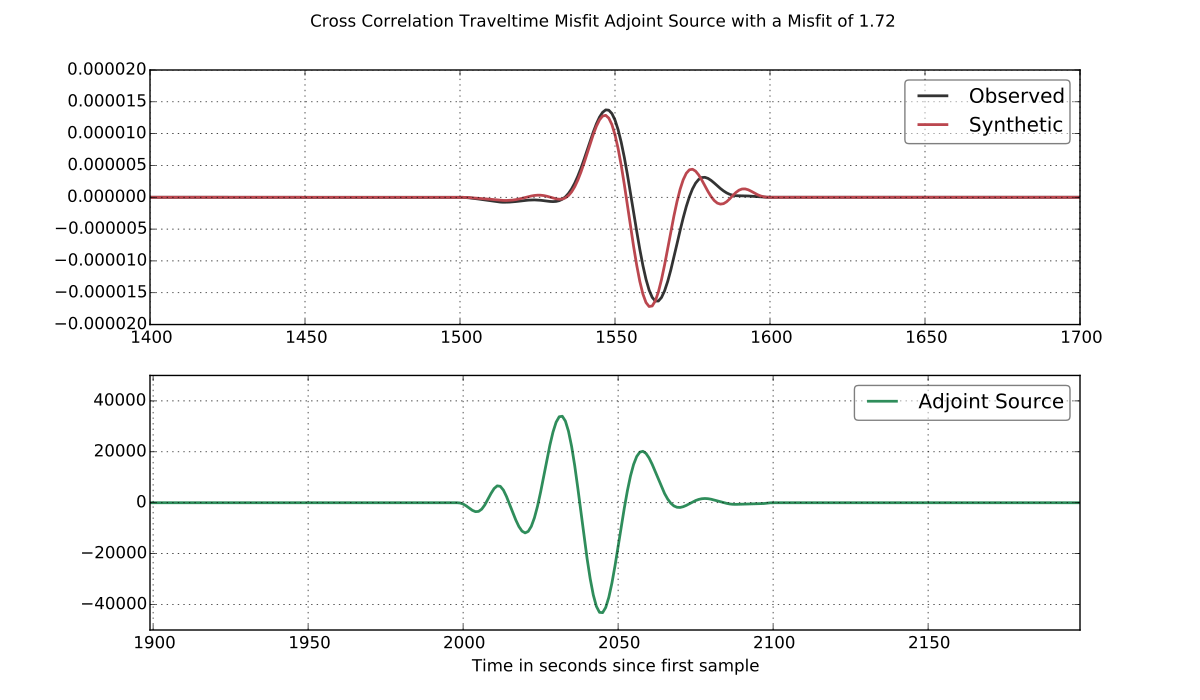

This figure's Python source:
import pyadjoint
import matplotlib.pylab as plt
fig = plt.figure(figsize=(12, 7))
obs, syn = pyadjoint.utils.get_example_data()
obs = obs.select(component="T")[0]
syn = syn.select(component="T")[0]
start, end = pyadjoint.utils.EXAMPLE_DATA_SDIFF
pyadjoint.calculate_adjoint_source("cc_traveltime_misfit", obs, syn, 20.0, 100.0,
                                   start, end, adjoint_src=True, plot=fig)
plt.show()
